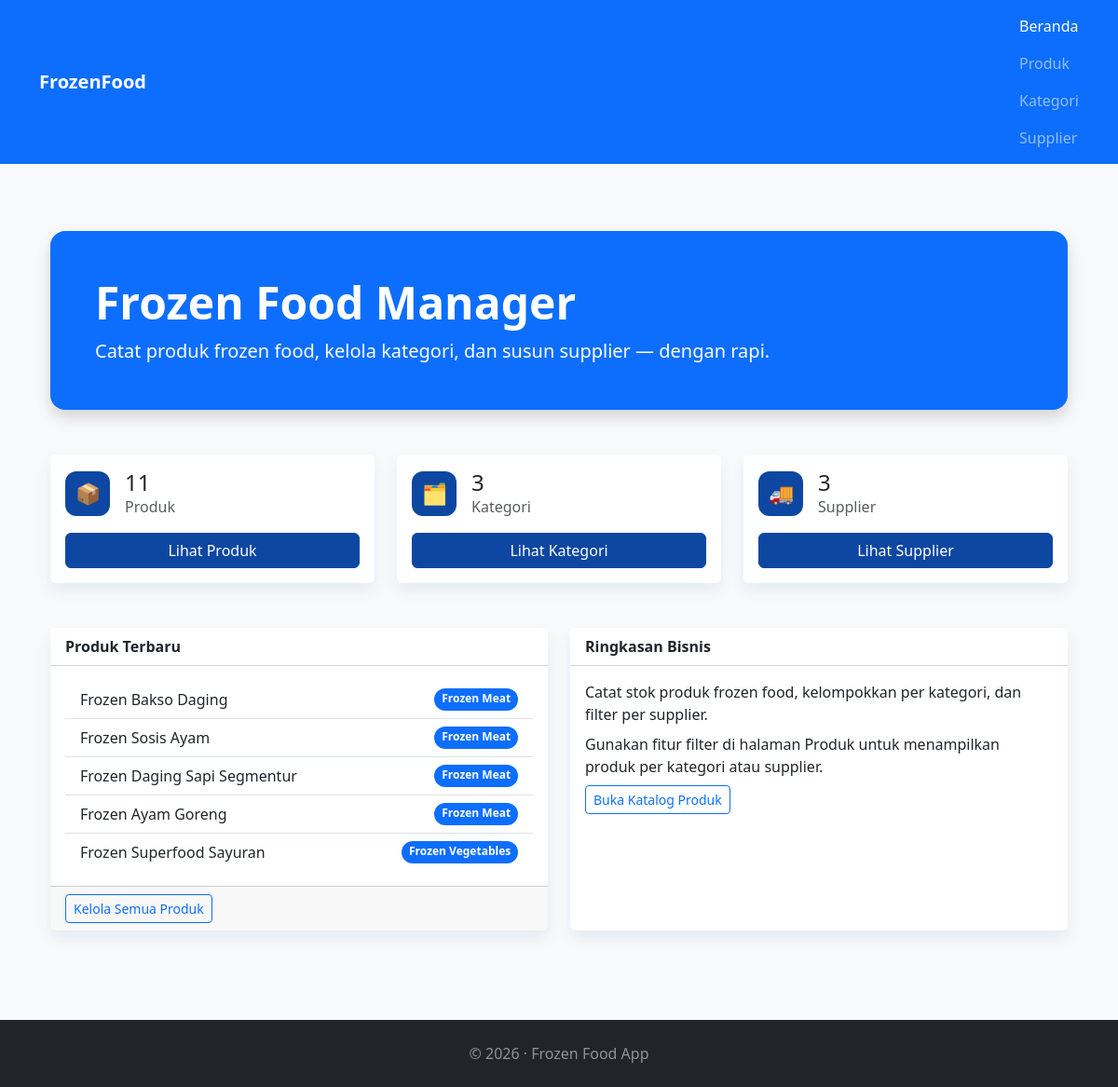
The page / on the database its author committed.
### tables this page shows
CREATE TABLE produk (
    id INT UNSIGNED NOT NULL AUTO_INCREMENT PRIMARY KEY,
    nama_produk VARCHAR(150) NOT NULL,
    kategori_id INT UNSIGNED NOT NULL,
    supplier_id INT UNSIGNED NOT NULL,
    harga DECIMAL(12,2) NOT NULL,
    stok INT UNSIGNED NOT NULL DEFAULT 0,
    created_at TIMESTAMP NOT NULL DEFAULT CURRENT_TIMESTAMP,
    updated_at TIMESTAMP NOT NULL DEFAULT CURRENT_TIMESTAMP ON UPDATE CURRENT_TIMESTAMP,
    CONSTRAINT fk_produk_kategori FOREIGN KEY (kategori_id) REFERENCES kategori (id) ON DELETE RESTRICT ON UPDATE CASCADE,
    CONSTRAINT fk_produk_supplier FOREIGN KEY (supplier_id) REFERENCES supplier (id) ON DELETE RESTRICT ON UPDATE CASCADE
);

CREATE TABLE kategori (
    id INT UNSIGNED NOT NULL AUTO_INCREMENT PRIMARY KEY,
    nama_kategori VARCHAR(100) NOT NULL,
    created_at TIMESTAMP NOT NULL DEFAULT CURRENT_TIMESTAMP,
    updated_at TIMESTAMP NOT NULL DEFAULT CURRENT_TIMESTAMP ON UPDATE CURRENT_TIMESTAMP,
    CONSTRAINT uq_kategori_nama UNIQUE (nama_kategori)
);

### includes/functions.php (called while the page is built, shortened)
<?php
function e($value): string
{
    return htmlspecialchars((string) $value, ENT_QUOTES, 'UTF-8');
}

### index.php (the view, shortened to what this page needs)
<?php
require_once __DIR__ . '/config.php';
require_once __DIR__ . '/includes/functions.php';
$totalProduk = (int) $pdo->query('SELECT COUNT(*) FROM produk')->fetchColumn();
$totalKategori = (int) $pdo->query('SELECT COUNT(*) FROM kategori')->fetchColumn();
$totalSupplier = (int) $pdo->query('SELECT COUNT(*) FROM supplier')->fetchColumn();
$produkTerbaru = $pdo->query(
    'SELECT p.*, k.nama_kategori, s.nama_supplier FROM produk p '
    . 'JOIN kategori k ON k.id = p.kategori_id '
    . 'JOIN supplier s ON s.id = p.supplier_id '
    . 'ORDER BY p.id DESC LIMIT 5'
)->fetchAll();
?>
<?php require_once __DIR__ . '/includes/header.php'; ?>
<div class="py-5">
    <div class="container">
        <div class="p-5 mb-4 bg-primary text-white rounded-4 shadow">
            <h1 class="display-5 fw-bold">Frozen Food Manager</h1>
            <p class="lead mb-0">Catat produk frozen food, kelola kategori, dan susun supplier — dengan rapi.</p>
        </div>
        <div class="row g-4 mt-4">
            <div class="col-md-4">
                <div class="card stat-card h-100 p-3">
                    <div class="d-flex align-items-center gap-3">
                        <div class="stat-icon">📦</div>
                        <div>
                            <h4 class="mb-0"><?= $totalProduk ?></h4>
                            <span class="text-muted">Produk</span>
                        </div>
                    </div>
                    <a class="btn btn-primary mt-3 w-100" href="/produk/index.php">Lihat Produk</a>
                </div>
            </div>
            <div class="col-md-4">
                <div class="card stat-card h-100 p-3">
                    <div class="d-flex align-items-center gap-3">
                        <div class="stat-icon">🗂️</div>
                        <div>
                            <h4 class="mb-0"><?= $totalKategori ?></h4>
                            <span class="text-muted">Kategori</span>
                        </div>
                    </div>
                    <a class="btn btn-primary mt-3 w-100" href="/kategori/index.php">Lihat Kategori</a>
                </div>
            </div>
            <div class="col-md-4">
                <div class="card stat-card h-100 p-3">
                    <div class="d-flex align-items-center gap-3">
                        <div class="stat-icon">🚚</div>
                        <div>
                            <h4 class="mb-0"><?= $totalSupplier ?></h4>
                            <span class="text-muted">Supplier</span>
                        </div>
                    </div>
                    <a class="btn btn-primary mt-3 w-100" href="/supplier/index.php">Lihat Supplier</a>
                </div>
            </div>
        </div>
    </div>
</div>
<div class="container pb-5">
    <div class="row g-4">
        <div class="col-lg-6">
            <div class="card h-100">
                <div class="card-header bg-white fw-semibold">Produk Terbaru</div>
                <div class="card-body">
                    <ul class="list-group list-group-flush">
                        <?php foreach ($produkTerbaru as $p): ?>
                            <li class="list-group-item d-flex justify-content-between">
                                <span><?= e($p['nama_produk']) ?></span>
                                <span class="badge bg-primary rounded-pill"><?= e($p['nama_kategori']) ?></span>
                            </li>
                        <?php endforeach; ?>
                    </ul>
                </div>
                <div class="card-footer">
                    <a class="btn btn-outline-primary btn-sm" href="/produk/index.php">Kelola Semua Produk</a>
                </div>
            </div>
        </div>
        <div class="col-lg-6">
            <div class="card h-100">
                <div class="card-header bg-white fw-semibold">Ringkasan Bisnis</div>
                <div class="card-body">
                    <p class="mb-2">Catat stok produk frozen food, kelompokkan per kategori, dan filter per supplier.</p>
                    <p class="mb-2">Gunakan fitur filter di halaman Produk untuk menampilkan produk per kategori atau supplier.</p>
                    <a class="btn btn-outline-primary btn-sm" href="/produk/index.php">Buka Katalog Produk</a>
                </div>
            </div>
        </div>
    </div>
</div>
<?php require_once __DIR__ . '/includes/footer.php'; ?>

### assets/css/custom.css (style rules this page uses)
body { background-color: #eaf4fb; }
.btn-primary { background-color: #0d47a1; border-color: #0d47a1; }
.card { border: none; box-shadow: 0 0.5rem 1rem rgba(13, 71, 161, 0.08); }
.stat-card .stat-icon { width: 48px; height: 48px; border-radius: 12px; background-color: #0d47a1; color: #fff; display: flex; align-items: center; justify-content: center; font-size: 22px; }

### rows shown on the page
produk: nama_produk "Frozen Bakso Daging", kategori.nama_kategori "Frozen Meat"
produk: nama_produk "Frozen Sosis Ayam", kategori.nama_kategori "Frozen Meat"
produk: nama_produk "Frozen Daging Sapi Segmentur", kategori.nama_kategori "Frozen Meat"
produk: nama_produk "Frozen Ayam Goreng", kategori.nama_kategori "Frozen Meat"
produk: nama_produk "Frozen Superfood Sayuran", kategori.nama_kategori "Frozen Vegetables"

### other values the page prints
$totalProduk "11"
$totalKategori "3"
$totalSupplier "3"
